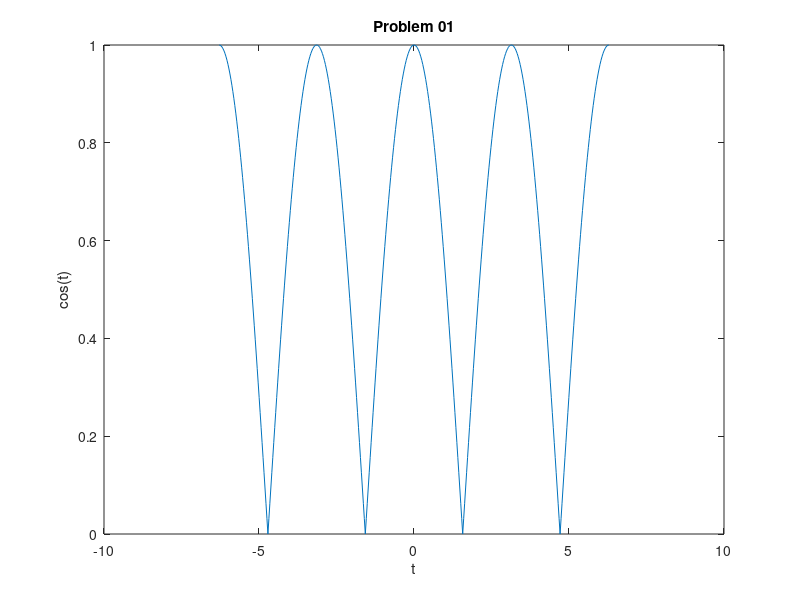

Write MATLAB code to recreate this figure.
clc
clear all
close all 
t=-2*pi:pi/100:2*pi;
y=abs(cos(t));
plot(t,y);
title('Problem 01')
xlabel('t')
ylabel('cos(t)')
